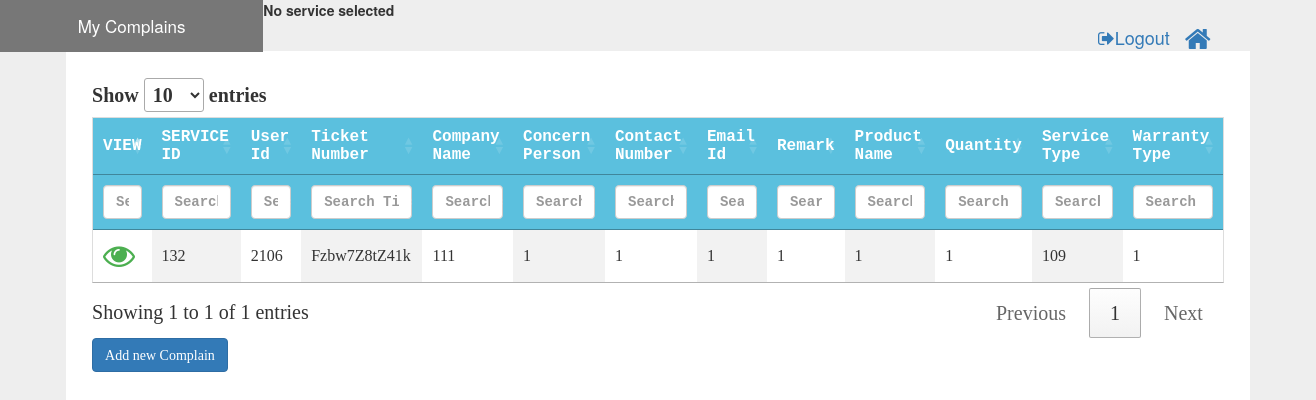
Page /controllers/services.php on the earlier database version.
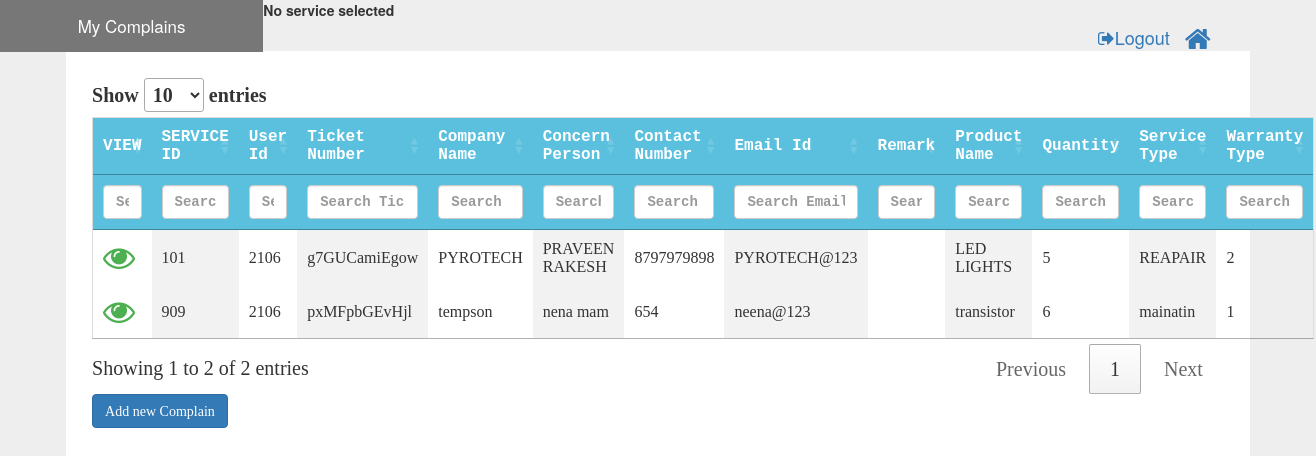
Same page on the later database version.
### tables this page shows
CREATE TABLE `tbl_service` (
  `nid` int(11) NOT NULL,
  `nserviceId` int(11) NOT NULL,
  `nuserId` int(11) NOT NULL,
  `nempId` int(11) NOT NULL,
  `cticketNo` varchar(12) NOT NULL,
  `ccompanyName` varchar(50) NOT NULL,
  `cconcernPerson` varchar(50) NOT NULL,
  `caddress` text NOT NULL,
  `ccontactNo` varchar(10) NOT NULL,
  `cPONo` varchar(10) NOT NULL,
  `cmailId` varchar(50) NOT NULL,
  `cproductName` varchar(50) NOT NULL,
  `nqty` int(10) NOT NULL,
  `cserviceType1` varchar(50) NOT NULL,
  `nwarrantyType1` int(10) NOT NULL,
  `cremark1` varchar(256) NOT NULL,
  `dentryDate` date NOT NULL,
  `csnapshot` blob NOT NULL,
  `crecordManager` varchar(50) NOT NULL,
  `nserviceType2` int(10) NOT NULL,
  `dexpDate` date NOT NULL,
  `npaymentMode` int(10) NOT NULL,
  `cremark2` varchar(50) NOT NULL,
  `nexpPrice` int(10) NOT NULL,
  `nwarrantyType2` int(10) NOT NULL,
  `dmaterialRecDate` date NOT NULL,
  `cattendBy` varchar(50) NOT NULL,
  `dsiteAttendDate` date NOT NULL,
  `nComplainStatus` int(10) NOT NULL,
  `cmaterialReceived` varchar(50) NOT NULL,
  `nrecieveQty` int(10) NOT NULL,
  `nwarrantyType3` int(10) NOT NULL,
  `cfaultDesc` varchar(50) NOT NULL,
  `dcompletionDate` date NOT NULL,
  `cremark3` varchar(50) NOT NULL,
  `nbillingAmount` int(10) NOT NULL,
  `nrating` int(10) NOT NULL,
  `cremarkByCust` varchar(50) NOT NULL,
  `nempId2` int(10) NOT NULL,
  `isAvailable` bit(1) NOT NULL
);

### controllers/services.php (the view, shortened to what this page needs)
<?php
$ntype = (int)$_SESSION['ntype'];
$userId=(int)$_SESSION['user_id'];
?>
<html>
<head>
    <link rel="stylesheet" href="https://maxcdn.bootstrapcdn.com/bootstrap/3.4.1/css/bootstrap.min.css">
    <link rel="stylesheet" href="../css/theme.css">
    <link rel="stylesheet" href="https://cdnjs.cloudflare.com/ajax/libs/font-awesome/4.7.0/css/font-awesome.min.css">
    <link rel="stylesheet" href="https://cdn.datatables.net/1.10.22/css/jquery.dataTables.min.css">
</head>
<body style="background-color: rgb(238, 238, 238)">
<button    class="tablink" onclick="openPage1('myComplains',null)" id="defaultOpen">My Complains</button>
<form method="post" id="serviceForm" action="saveServiceData.php" enctype="multipart/form-data">
    <div>
        <label id="service">No service selected</label>
    </div>
    <a style="float:right;margin-right: 8%;" href="../dashboard.php"><i class="fa fa-home fa-2x"></i></a>
    <a style="float:right;margin-right: 15px;font-size: large; href="../logout.php"><i class="fa fa-sign-out" ></i>Logout</a>
    <div id="myComplains" class="container-large">
        <?php
        $conn = OpenCon();
        if ($ntype==3){
            $sql = "Select * from tbl_service where nuserId=$userId ";
        }
        else {
            $sql = "Select * from tbl_service";
        }
        $result = mysqli_query($conn, $sql);
        echo "<table id='serviceTable'  name='serviceTable'>
            <thead>
            <tr>
            <th>VIEW</th>
            <th >SERVICE ID</th>
            <th >User Id</th>
            <th>Ticket Number</th>
            <th>Company Name</th>
            <th>Concern Person</th>
            <th>Contact Number</th>
            <th>Email Id</th>
            <th>Remark</th>
            <th>Product Name</th>
            <th>Quantity</th>
            <th>Service Type</th>
            <th>Warranty Type</th>
            </tr>
            </thead>
            <tbody>
            ";
        while ($row = mysqli_fetch_array($result, MYSQLI_ASSOC)) {
            echo "<tr>";
            echo "<td class='opendetails'><i  class='fa fa-eye fa-2x' style='color:#4caf50;'</i></td>";
            echo "<td >" . $row['nserviceId'] . "</td>";
            echo "<td >" . $row['nuserId'] . "</td>";
            echo "<td >" . $row['cticketNo'] . "</td>";
            echo "<td>" . $row['ccompanyName'] . "</td>";
            echo "<td>" . $row['cconcernPerson'] . "</td>";
            echo "<td>" . $row['ccontactNo'] . "</td>";
            echo "<td>" . $row['cmailId'] . "</td>";
            echo "<td>" . $row['cremark2'] . "</td>";
            echo "<td>" . $row['cproductName'] . "</td>";
            echo "<td>" . $row['nqty'] . "</td>";
            echo "<td>" . $row['cserviceType1'] . "</td>";
            echo "<td>" . $row['nwarrantyType1'] . "</td>";
            echo "</tr>";
        }
        echo "</tbody></table>";
        ?>
        <div><i class="fa fa-plus-large"><input type="button" onclick="addAComplain()" id="addComplain" class="btn btn-primary"  value="Add new Complain" ></div>
    </div>
</form>
</body>
</html>

### css/theme.css (style rules this page uses)
.container-large { margin: auto; width: 90%; background-color: white; border: rebeccapurple; padding: 2%; margin-top: 2%; height: 100%; }
table { border-collapse: collapse; border-spacing: 0; width: 100%; border: 1px solid #ddd; }
th { text-align: left; padding: 10px !important; font-family: "Lucida Console", Courier, monospace; }
td { text-align: left; padding: 10px !important; }
td:nth-child(even) { background-color: #f2f2f2; }
table.dataTable thead .sorting { background-color: #5bc0de; color: white; }
.tablink { background-color: #555; color: white; float: left; border: none; outline: none; cursor: pointer; padding: 14px 16px; font-size: 17px; width: 20%; }

Differences in the rows shown:
changed tbl_service: nserviceId "132" → "101"; cticketNo "Fzbw7Z8tZ41k" → "g7GUCamiEgow"; ccompanyName "111" → "PYROTECH"; cconcernPerson "1" → "PRAVEEN RAKESH"; ccontactNo "1" → "8797979898"; cmailId "1" → "PYROTECH@123"; cproductName "1" → "LED LIGHTS"; nqty "1" → "5"; cserviceType1 "109" → "REAPAIR"; nwarrantyType1 "1" → "2"; cremark2 "1" → (not shown)
added tbl_service: nserviceId "909", nuserId "2106", cticketNo "pxMFpbGEvHjl", ccompanyName "tempson", cconcernPerson "nena mam", ccontactNo "654", cmailId "neena@123", cproductName "transistor", nqty "6", cserviceType1 "mainatin", nwarrantyType1 "1"
Other differences:
text written by a page script: "Show entries Showing 1 to 1 of 1 entries Previous 1 Next" → "Show entries Showing 1 to 2 of 2 entries Previous 1 Next"
